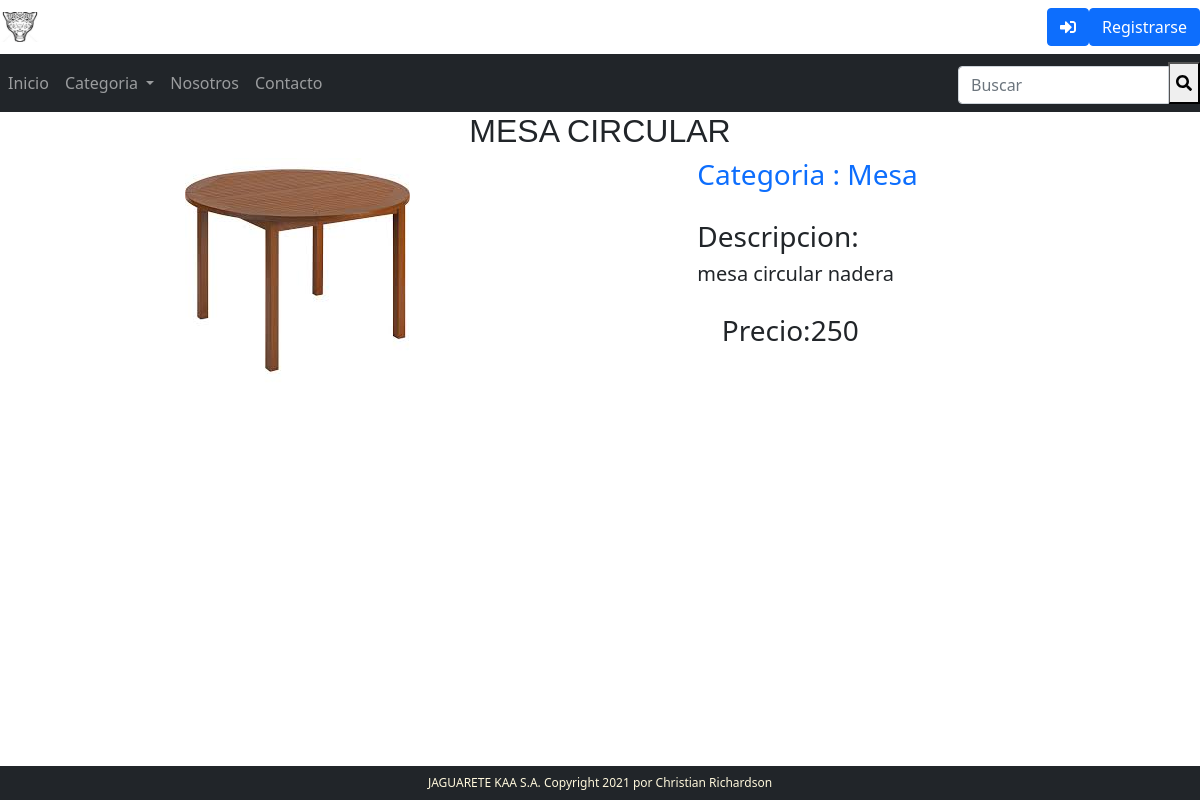
Page /6 on the committed database.
### market/models.py (models this page shows, shortened)
class Producto(models.Model):
    titulo = models.CharField(max_length=128, null=False)
    imagen = models.FileField(upload_to='imagenes/', null=False)
    descripcion = models.CharField(max_length = 2000, null=False)
    precio = models.IntegerField()
    categoria = models.ForeignKey(Categoria, on_delete=models.CASCADE, related_name="categoria_producto")

class Categoria(models.Model):
    categoria = models.CharField(max_length=64, null=False)
    def __str__(self):
        return f"{self.categoria}"

### market/views.py (the view)
# urls.py: path('<int:producto_id>', views.producto, name="producto"),
def producto(request, producto_id):
    un_producto = get_object_or_404(Producto, id=producto_id)
    form_agregar_producto = FormAgregarProducto()
    return render(request, "market/producto.html", {
        "producto" : un_producto,
        "form_agregar_producto": form_agregar_producto
    })

### market/forms.py
class FormAgregarProducto(forms.Form):
    cantidad = forms.IntegerField()

### market/context_processors.py (called while the page is built)
def list_categorias(request):
    lista_categorias = Categoria.objects.all()
    return {
        'categorias': lista_categorias
    }

### market/templates/market/producto.html (shortened to what this page needs)
{% extends "market/layout.html" %}
{% block body %}
    <div class="panel panel-default col-md-10 offset-md-1">
        <div class="panel-heading"><h2>{{ producto.titulo }}</h2></div>
        <div class="row">
            <div class=" float-left col-md-6 offset-md-1" ><img class="img-fluid" src="{{ media_url  }}{{ producto.imagen.url }}" alt="{{ producto.imagen.name }}" /></div>
            <div class="row float-rigth col-md-4">
                <div class="col-md-12 text-primary"><h3>Categoria : {{ producto.categoria }}</h3></div>
                <div class="col-md-12"><h3>Descripcion:</h3>
                    <h5 id="descripcion">{{ producto.descripcion }}</h5>
                </div>
                <div class="row">
                    <div class="float-left col-md-6 offset-md-1"><h3> Precio:{{ producto.precio }}</h3></p></div>
                    <div class="float-rigth col-md-4">
                    </div>
                </div>
            </div>
        </div>
    </div>
{% endblock %}

### market/static/estilos.css (style rules this page uses)
h2 { font-family: sans-serif; text-transform: uppercase; font-weight: bolder; text-align: center; margin: auto; margin-top: 50px; }

### rows in the picture
Producto: titulo "MESA CIRCULAR", imagen (picture), categoria "Mesa", descripcion "mesa circular nadera", precio "250"
